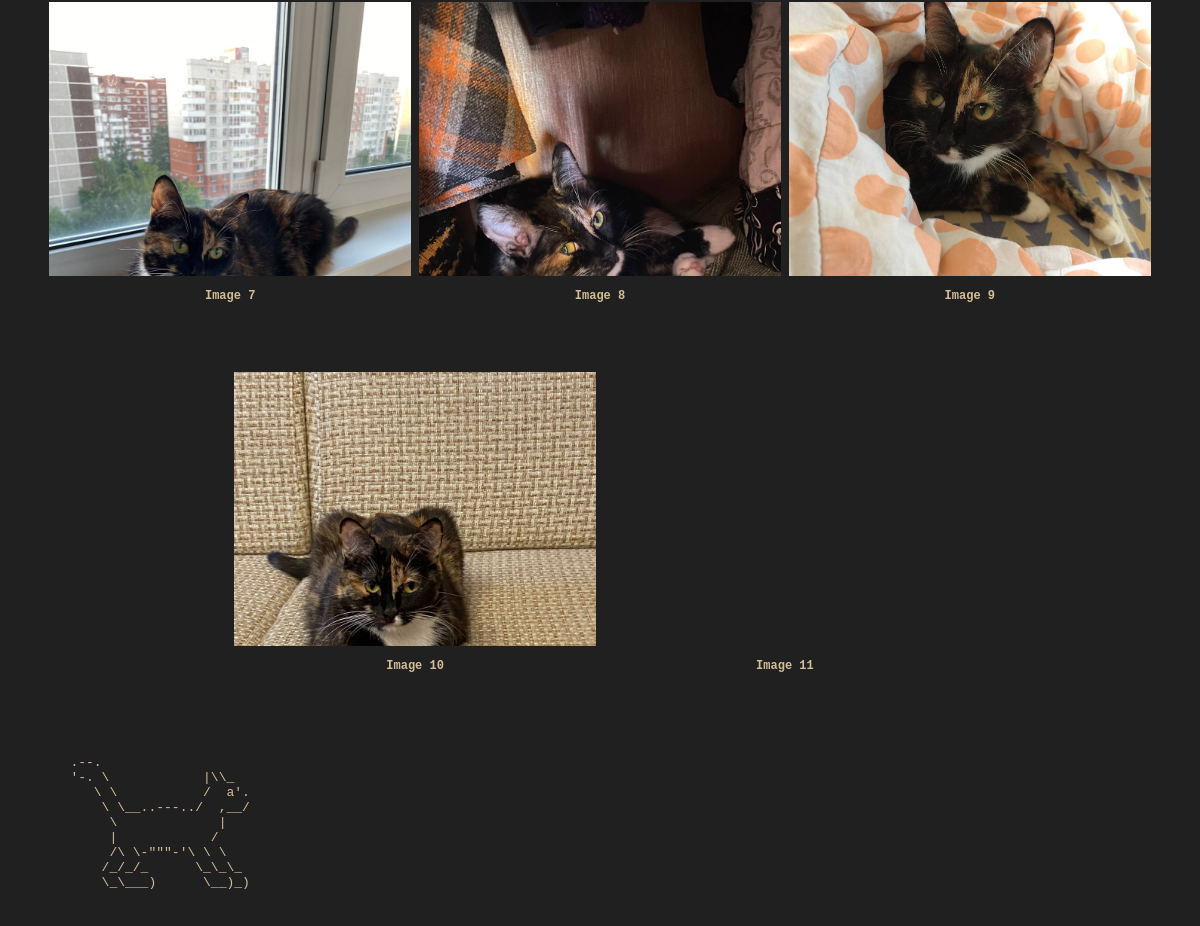
The app's page /cat (lower part), older data.
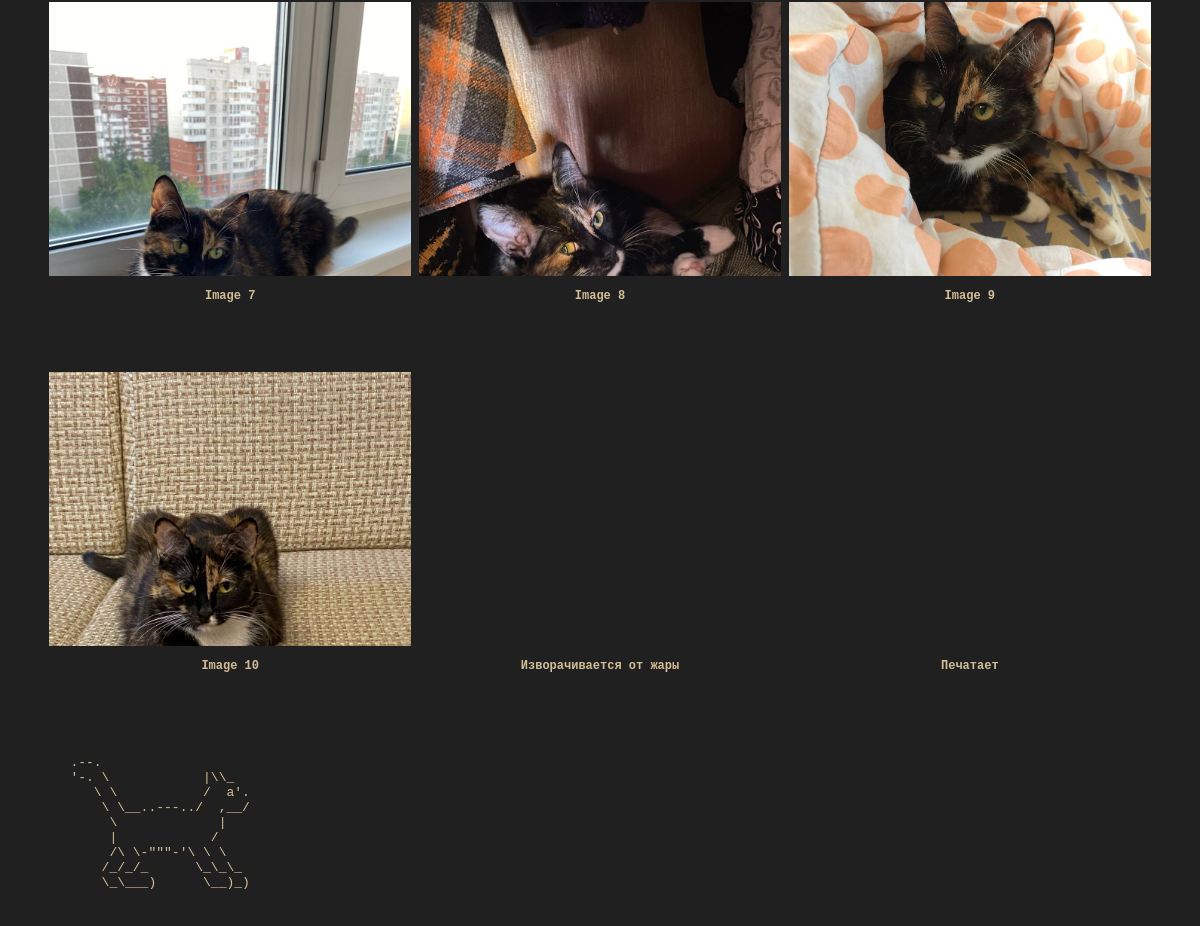
The same page, newer data.
### tables this page shows
CREATE TABLE cat (
    "title" TEXT NOT NULL,
    "url" TEXT NOT NULL
);

### kolpa_site.py (the view, shortened to what this page needs)
@app.route("/cat", methods=["POST", "GET"])
def cat():
    return render_template('kusya.html', cat = dbase.getCatData(), admin = session['admin'])

### FDataBase.py (called while the page is built)
    def getCatData(self):
        sql = '''SELECT rowid, * FROM cat'''
        try:
            self.__cur.execute(sql)
            res = self.__cur.fetchall()
            if res: return res
        except:
            print("Error reading DB")
        return []

### kolpa_site.py (called while the page is built)
def connect_db():
    conn = sqlite3.connect(app.config['DATABASE'])
    conn.row_factory = sqlite3.Row
    return conn

def get_db():
    if not hasattr(g, 'link_db'):
        g.link_db = connect_db()
    return g.link_db

@app.before_request
def before_request():
   global dbase
   db = get_db()
   dbase = FDataBase(db)
   if 'admin' not in session:
       session['admin'] = False

### templates/kusya.html (shortened to what this page needs)
<!DOCTYPE html>
<html>
  <head>
    <link type="text/css" href="{{ url_for('static', filename='css/styles.css')}}" rel="stylesheet" />
  </head>
  <body>
	<div id="weird-boxes">
    <ul class="image-list-small">
      {% for c in cat -%}
          <li>
            <a href="../{{c.url}}" target="_blank" style="background-image: url('../{{c.url}}');"></a>
              <div class="details">
                <h3><a href="#">{{c.title}}</a></h3>
            </div>
          </li>
        {% endfor -%}
    </ul>
		<marquee behavior="scroll" direction="right">
      <pre style="color:#d4be98">
        .--.
        '-. \            |\\_
           \ \           /  a'.
            \ \__..---../  ,__/
             \             |
             |            /
             /\ \-"""-'\ \ \
            /_/_/_      \_\_\_
            \_\___)      \__)_)
      </pre>
    </marquee>
	</div>
  </body>
</html>

### static/css/styles.css (style rules this page uses)
body { background-color: #202020; overflow-x: hidden; }
html { overflow-x: hidden; }
.image-list-small { font-family: monospace; margin: 0 auto; text-align: center; max-width: 1280px; padding: 0; }
.image-list-small li { display: inline-block; width: 362px; margin: 0 0px 30px; }
.image-list-small li > a { display: block; text-decoration: none; background-size: cover; background-repeat: no-repeat; height: 274px; margin: 0; padding: 0; }
.image-list-small .details { margin-top: 13px; margin-left: auto; margin-right: auto; max-width: 200ch; }
.image-list-small .details h3 { display: block; height:50px; font-size: 12px; margin: 0 0 3px 0; overflow: hidden; text-overflow: ellipsis; }
.image-list-small .details h3 a { color: #d4be98; text-decoration: none; }
a { text-decoration: none; font-weight:bold; color:#B16286; }

Row changes from the older to the newer data that the page shows:
removed cat: title "Image 11"
added cat: title "Изворачивается от жары"
added cat: title "Печатает"
